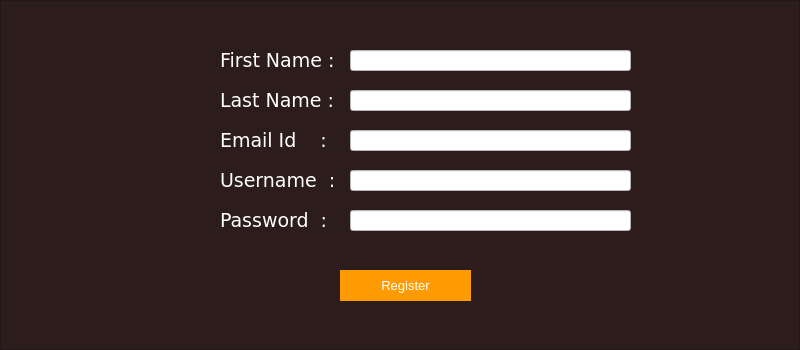
<?xml version="1.0" encoding="UTF-8"?>
<ui version="4.0">
 <class>RegisterWindow</class>
 <widget class="QMainWindow" name="RegisterWindow">
  <property name="geometry">
   <rect>
    <x>0</x>
    <y>0</y>
    <width>800</width>
    <height>350</height>
   </rect>
  </property>
  <property name="maximumSize">
   <size>
    <width>800</width>
    <height>350</height>
   </size>
  </property>
  <property name="windowTitle">
   <string>Access Control System - Register</string>
  </property>
  <widget class="QWidget" name="centralwidget">
   <widget class="QFrame" name="frame">
    <property name="geometry">
     <rect>
      <x>0</x>
      <y>0</y>
      <width>800</width>
      <height>350</height>
     </rect>
    </property>
    <property name="maximumSize">
     <size>
      <width>800</width>
      <height>350</height>
     </size>
    </property>
    <property name="styleSheet">
     <string notr="true">background-color: rgb(44, 28, 28);</string>
    </property>
    <property name="frameShape">
     <enum>QFrame::StyledPanel</enum>
    </property>
    <property name="frameShadow">
     <enum>QFrame::Raised</enum>
    </property>
    <widget class="QLineEdit" name="firstNameLineEdit">
     <property name="geometry">
      <rect>
       <x>350</x>
       <y>50</y>
       <width>281</width>
       <height>21</height>
      </rect>
     </property>
     <property name="font">
      <font>
       <family>Verdana</family>
      </font>
     </property>
     <property name="styleSheet">
      <string notr="true">background-color: rgb(255, 255, 255);</string>
     </property>
     <property name="text">
      <string/>
     </property>
    </widget>
    <widget class="QLabel" name="label_2">
     <property name="geometry">
      <rect>
       <x>220</x>
       <y>90</y>
       <width>121</width>
       <height>21</height>
      </rect>
     </property>
     <property name="font">
      <font>
       <family>Verdana</family>
       <pointsize>14</pointsize>
      </font>
     </property>
     <property name="styleSheet">
      <string notr="true">color: rgb(255, 255, 255);</string>
     </property>
     <property name="text">
      <string>Last Name :</string>
     </property>
    </widget>
    <widget class="QLabel" name="label_4">
     <property name="geometry">
      <rect>
       <x>220</x>
       <y>170</y>
       <width>131</width>
       <height>21</height>
      </rect>
     </property>
     <property name="font">
      <font>
       <family>Verdana</family>
       <pointsize>14</pointsize>
      </font>
     </property>
     <property name="styleSheet">
      <string notr="true">color: rgb(255, 255, 255);</string>
     </property>
     <property name="text">
      <string>Username  :</string>
     </property>
    </widget>
    <widget class="QLineEdit" name="lastNameLineEdit">
     <property name="geometry">
      <rect>
       <x>350</x>
       <y>90</y>
       <width>281</width>
       <height>21</height>
      </rect>
     </property>
     <property name="font">
      <font>
       <family>Verdana</family>
      </font>
     </property>
     <property name="styleSheet">
      <string notr="true">background-color: rgb(255, 255, 255);</string>
     </property>
     <property name="text">
      <string/>
     </property>
    </widget>
    <widget class="QLineEdit" name="emailLineEdit">
     <property name="geometry">
      <rect>
       <x>350</x>
       <y>130</y>
       <width>281</width>
       <height>21</height>
      </rect>
     </property>
     <property name="font">
      <font>
       <family>Verdana</family>
      </font>
     </property>
     <property name="styleSheet">
      <string notr="true">background-color: rgb(255, 255, 255);</string>
     </property>
     <property name="text">
      <string/>
     </property>
    </widget>
    <widget class="QLabel" name="label_3">
     <property name="geometry">
      <rect>
       <x>220</x>
       <y>130</y>
       <width>121</width>
       <height>21</height>
      </rect>
     </property>
     <property name="font">
      <font>
       <family>Verdana</family>
       <pointsize>14</pointsize>
      </font>
     </property>
     <property name="styleSheet">
      <string notr="true">color: rgb(255, 255, 255);</string>
     </property>
     <property name="text">
      <string>Email Id    :</string>
     </property>
    </widget>
    <widget class="QLabel" name="label_5">
     <property name="geometry">
      <rect>
       <x>220</x>
       <y>210</y>
       <width>111</width>
       <height>21</height>
      </rect>
     </property>
     <property name="font">
      <font>
       <family>Verdana</family>
       <pointsize>14</pointsize>
      </font>
     </property>
     <property name="styleSheet">
      <string notr="true">color: rgb(255, 255, 255);</string>
     </property>
     <property name="text">
      <string>Password  :</string>
     </property>
    </widget>
    <widget class="QLabel" name="label">
     <property name="geometry">
      <rect>
       <x>220</x>
       <y>50</y>
       <width>121</width>
       <height>21</height>
      </rect>
     </property>
     <property name="font">
      <font>
       <family>Verdana</family>
       <pointsize>14</pointsize>
      </font>
     </property>
     <property name="styleSheet">
      <string notr="true">color: rgb(255, 255, 255);</string>
     </property>
     <property name="text">
      <string>First Name :</string>
     </property>
    </widget>
    <widget class="QLineEdit" name="usernameLineEdit">
     <property name="geometry">
      <rect>
       <x>350</x>
       <y>170</y>
       <width>281</width>
       <height>21</height>
      </rect>
     </property>
     <property name="font">
      <font>
       <family>Verdana</family>
      </font>
     </property>
     <property name="styleSheet">
      <string notr="true">background-color: rgb(255, 255, 255);</string>
     </property>
     <property name="text">
      <string/>
     </property>
    </widget>
    <widget class="QLineEdit" name="pwdLineEdit">
     <property name="geometry">
      <rect>
       <x>350</x>
       <y>210</y>
       <width>281</width>
       <height>21</height>
      </rect>
     </property>
     <property name="font">
      <font>
       <family>Verdana</family>
      </font>
     </property>
     <property name="styleSheet">
      <string notr="true">background-color: rgb(255, 255, 255);</string>
     </property>
     <property name="text">
      <string/>
     </property>
     <property name="echoMode">
      <enum>QLineEdit::Password</enum>
     </property>
    </widget>
    <widget class="QPushButton" name="registerBtn">
     <property name="geometry">
      <rect>
       <x>340</x>
       <y>270</y>
       <width>131</width>
       <height>31</height>
      </rect>
     </property>
     <property name="font">
      <font>
       <pointsize>10</pointsize>
       <weight>50</weight>
       <bold>false</bold>
      </font>
     </property>
     <property name="styleSheet">
      <string notr="true">QPushButton {
	color: rgb(255, 255, 255);
	background-color: rgb(255, 154, 3);
    border: 0px solid;
}

QPushButton:hover {
	background-color: rgb(255, 255, 255);
    color: rgb(255, 154, 3);
}

QPushButton:pressed {
    color: rgb(255, 255, 255);
	background-color: rgb(255, 154, 3);
}</string>
     </property>
     <property name="text">
      <string>Register</string>
     </property>
    </widget>
   </widget>
  </widget>
 </widget>
 <resources/>
 <connections/>
</ui>
